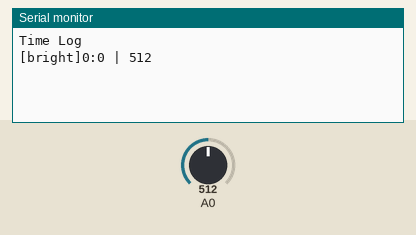
Simulated run of this sketch. Board: Arduino Uno, built with avr-gcc and run on an emulated ATmega328P. Shown: the last lines printed to the serial monitor. Inputs (shaded band) come from the test bench; at power-on: A0 = 512.

Above: at 1.2 s.
1.3 s: A0 set to 90
At 2.7 s:
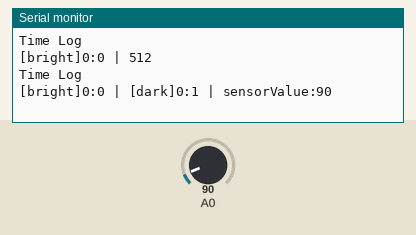
3.0 s: A0 set to 110
At 4.0 s:
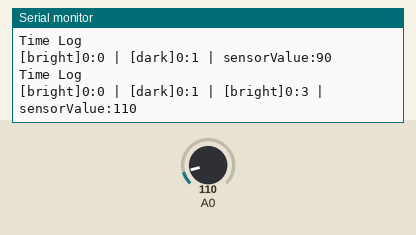
4.5 s: A0 set to 0
At 5.3 s:
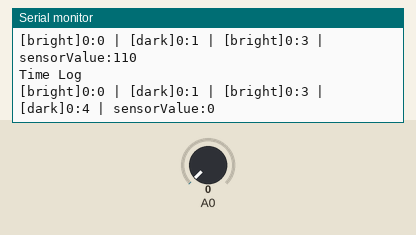
6.0 s: A0 set to 122
At 7.0 s:
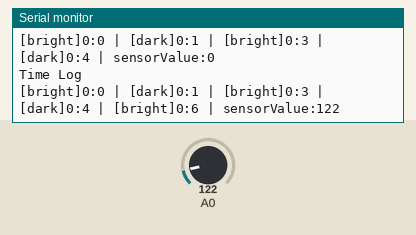

Measured:
- after the input at 1.3 s, the serial monitor: prints a new line after 0.22 s (image 1)
- after the input at 3.0 s, the serial monitor: prints a new line at once (image 2)
- after the input at 4.5 s, the serial monitor: prints a new line at once (image 3)
- after the input at 6.0 s, the serial monitor: prints a new line at once (image 4)

The sketch:

array_test.ino
```cpp
/*
*코드 설명
조도 센서 값의 변화 범위 조건이 "바뀔 때만" 현 상태와 시간을 저장합니다. 매 초 저장하지 않습니다.
배열이 가득 찰 경우 맨 앞에서부터 덮어씁니다.
*가이드
이 코드는 배열 연습용 입니다. 간단한 세팅으로 센서와 시간을 활용한 작업을 할 수 있습니다.
Uno에서는 동작하나 WeMos에서는 동작하지 않고 추가 작업이 필요합니다.
구하기 쉽고 널리 쓰이는 조도센서를 사용했습니다.
이 코드는 메인 프로젝트의 <NTPClient.h> 라이브러리와는 다릅니다. 현재 시간을 불러오지 않습니다.
코드가 동작하지 않을 경우, 조도 센서 값의 범위를 확인하십시오.
*/
#include <TimeLib.h>

// 작동 기록 배열
bool isBright; // 상태 변화 제어용(toggle처럼 작동)
const int arraySize = 5; // 본인이 테스트하기 편하도록 작게 설정하였다. 사용자의 환경과 용도에 맞게 사이즈를 설정하면 된다.
String timeLog[arraySize];
int index = 0;

void setup() {
  Serial.begin(9600);
  setTime(0, 0, 0, 1, 1, 2024); // 초기 시간: 2024/1/1 00:00:00
  int sensorValue = analogRead(A0);
  saveLog(sensorValue);
  Serial.print(sensorValue);
  (sensorValue >= 100) ? isBright = true : isBright = false; // 최초 실행 시 조도 센서 상태 감지
}

void loop() {
  int sensorValue = analogRead(A0);
  // 조도 센서값 범위가 바뀔 때만 동작(아래 조건문이 없을 경우 센서값이 매 초 저장되는 문제가 있다.)
  if ((sensorValue >= 100 && !isBright) || (sensorValue < 100 && isBright)) {
    saveLog(sensorValue);
    Serial.print("sensorValue:");
    Serial.print(sensorValue);
    isBright = !isBright; // 상태 변화를 저장
  }
  delay(500);
}

void saveLog(int sensorValue) { // 예) [열림] 2024/1/1 12:20:15
  // String time = String(year())+"/"+String(month())+"/"+String(day())+" "+String(hour())+":"+String(minute())+":"+String(second());
  String time = String(minute())+":"+String(second()); // 분:초 형식이라 짧은 시간 단위 테스트에 간편하다.
  timeLog[index] = (sensorValue >= 100) ? "[bright]" + time : "[dark]" + time;
  Serial.println("");
  Serial.println("Time Log");
  for (int i = 0; i <= index; i++) {
    Serial.print(timeLog[i]);
    Serial.print(" | ");
  }
  index = (index + 1) % arraySize; // 배열이 가득차면 앞에서부터 덮어씌움(overflow)
}
```
